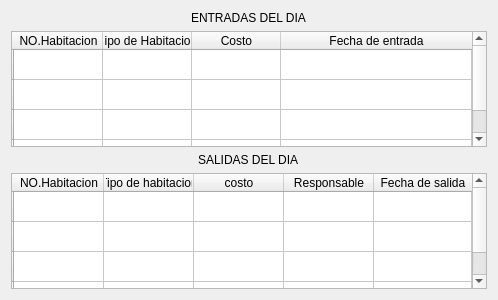
<?xml version="1.0" encoding="UTF-8"?>
<ui version="4.0">
 <class>Form</class>
 <widget class="QWidget" name="Form">
  <property name="geometry">
   <rect>
    <x>0</x>
    <y>0</y>
    <width>498</width>
    <height>300</height>
   </rect>
  </property>
  <property name="windowTitle">
   <string>Form</string>
  </property>
  <layout class="QVBoxLayout" name="verticalLayout">
   <item alignment="Qt::AlignHCenter">
    <widget class="QLabel" name="label">
     <property name="text">
      <string>ENTRADAS DEL DIA</string>
     </property>
    </widget>
   </item>
   <item>
    <widget class="QTableWidget" name="tableWidget">
     <attribute name="horizontalHeaderDefaultSectionSize">
      <number>89</number>
     </attribute>
     <attribute name="horizontalHeaderStretchLastSection">
      <bool>true</bool>
     </attribute>
     <attribute name="verticalHeaderCascadingSectionResizes">
      <bool>false</bool>
     </attribute>
     <row>
      <property name="text">
       <string/>
      </property>
     </row>
     <row>
      <property name="text">
       <string/>
      </property>
     </row>
     <row>
      <property name="text">
       <string/>
      </property>
     </row>
     <row>
      <property name="text">
       <string/>
      </property>
     </row>
     <column>
      <property name="text">
       <string>NO.Habitacion</string>
      </property>
     </column>
     <column>
      <property name="text">
       <string>Tipo de Habitacion</string>
      </property>
     </column>
     <column>
      <property name="text">
       <string>Costo</string>
      </property>
     </column>
     <column>
      <property name="text">
       <string>Fecha de entrada</string>
      </property>
     </column>
    </widget>
   </item>
   <item alignment="Qt::AlignHCenter|Qt::AlignVCenter">
    <widget class="QLabel" name="label_2">
     <property name="text">
      <string>SALIDAS DEL DIA</string>
     </property>
    </widget>
   </item>
   <item>
    <widget class="QTableWidget" name="tableWidget_2">
     <attribute name="horizontalHeaderDefaultSectionSize">
      <number>90</number>
     </attribute>
     <attribute name="horizontalHeaderMinimumSectionSize">
      <number>25</number>
     </attribute>
     <attribute name="horizontalHeaderStretchLastSection">
      <bool>true</bool>
     </attribute>
     <attribute name="verticalHeaderStretchLastSection">
      <bool>true</bool>
     </attribute>
     <row>
      <property name="text">
       <string/>
      </property>
     </row>
     <row>
      <property name="text">
       <string/>
      </property>
     </row>
     <row>
      <property name="text">
       <string/>
      </property>
     </row>
     <row>
      <property name="text">
       <string/>
      </property>
     </row>
     <column>
      <property name="text">
       <string>NO.Habitacion</string>
      </property>
     </column>
     <column>
      <property name="text">
       <string>Tipo de habitacion</string>
      </property>
     </column>
     <column>
      <property name="text">
       <string>costo</string>
      </property>
     </column>
     <column>
      <property name="text">
       <string>Responsable</string>
      </property>
     </column>
     <column>
      <property name="text">
       <string>Fecha de salida</string>
      </property>
     </column>
    </widget>
   </item>
  </layout>
 </widget>
 <resources/>
 <connections/>
</ui>
